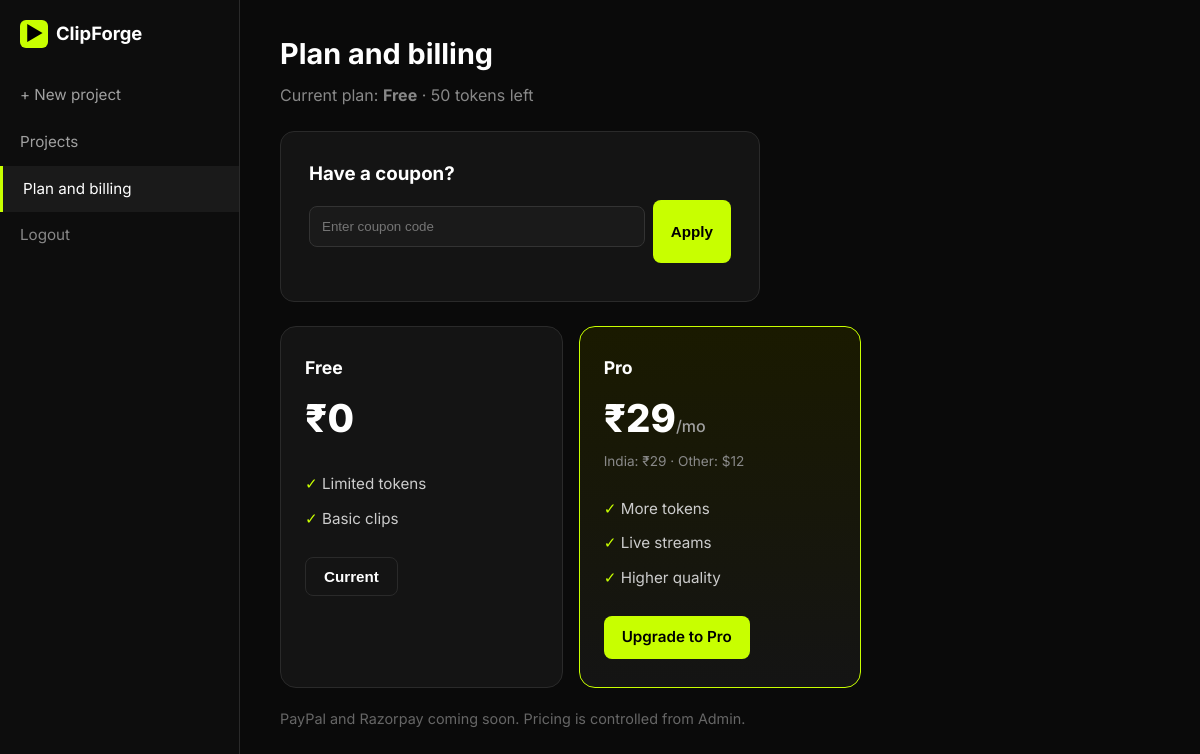
Before: /billing (signed in) with the older database file.
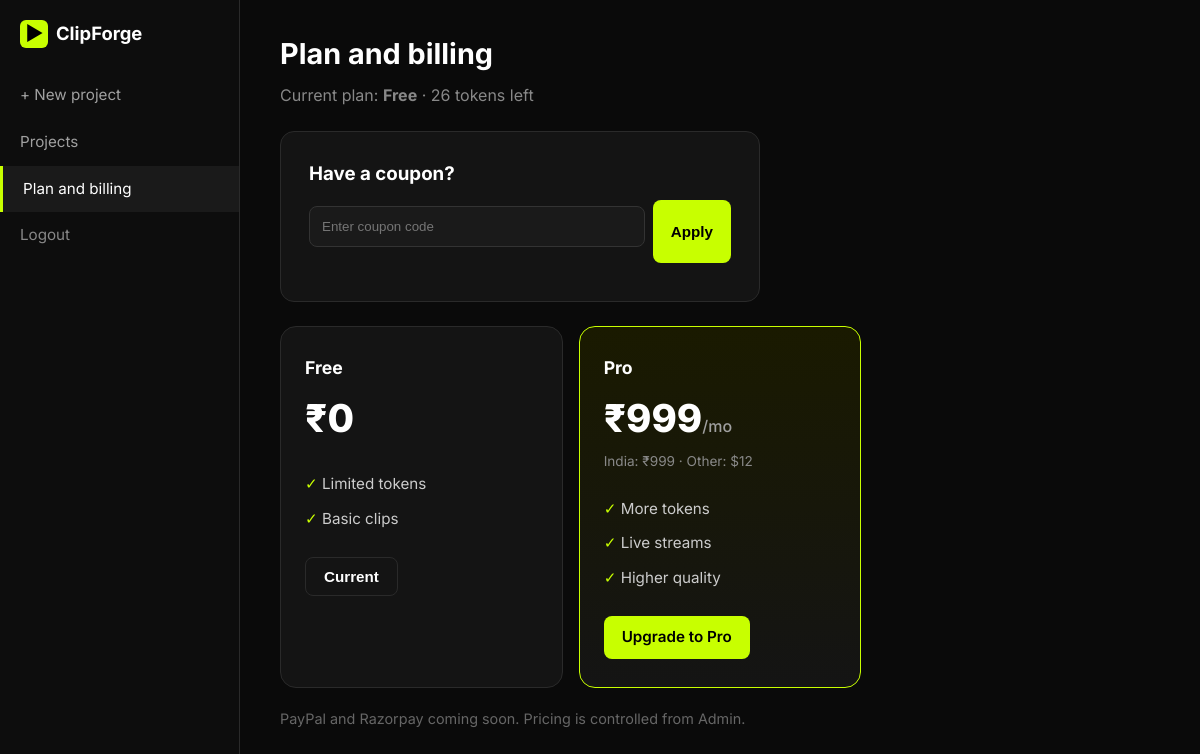
After: the same page with the newer database file.
### tables this page shows
CREATE TABLE users (
            id INTEGER PRIMARY KEY AUTOINCREMENT,
            email TEXT UNIQUE NOT NULL,
            google_id TEXT UNIQUE,
            name TEXT,
            picture TEXT,
            plan TEXT DEFAULT 'free',
            tokens INTEGER DEFAULT 50,
            tokens_used INTEGER DEFAULT 0,
            created_at TEXT NOT NULL,
            last_login TEXT
        );

CREATE TABLE settings (
            key TEXT PRIMARY KEY,
            value TEXT
        );

### app/main.py (the view)
@app.get("/billing", response_class=HTMLResponse)
async def billing(request: Request):
    user = get_current_user(request)
    if not user:
        return RedirectResponse("/login")
    settings = get_all_settings()
    return templates.TemplateResponse("billing.html", {"request": request, "user": user, "settings": settings})

### templates/billing.html (shortened to what this page needs)
<!DOCTYPE html>
<html lang="en">
<head>
  <link rel="stylesheet" href="/static/style.css">
</head>
<body>
  <div class="dash-layout">
    <aside class="sidebar">
      <div class="sidebar-logo"><a href="/" class="logo" style="text-decoration:none;color:inherit;"><div class="logo-icon">▶</div> ClipForge</a></div>
      <nav class="side-nav">
        <a href="/dashboard">+ New project</a>
        <a href="/clips">Projects</a>
        <a href="/billing" class="active">Plan and billing</a>
      <a href="/logout" style="color:#888;">Logout</a>
      </nav>
    </aside>
    <main class="main-content">
      <h1 style="font-size:1.8rem;margin-bottom:8px;">Plan and billing</h1>
      <p style="color:#888;margin-bottom:24px;">Current plan: <strong>Free</strong> · {{ user.tokens }} tokens left</p>
      <div class="admin-card" style="max-width:480px;margin-bottom:24px;">
        <h3 style="margin-bottom:12px;">Have a coupon?</h3>
        <form id="couponForm" style="display:flex;gap:8px;">
          <input type="text" id="couponCode" placeholder="Enter coupon code" style="flex:1;padding:12px;background:#1a1a1a;border:1px solid #333;border-radius:8px;color:white;">
          <button type="button" class="btn-lime" onclick="applyCoupon()">Apply</button>
        </form>
      </div>
      <div class="pricing-grid">
        <div class="price-card">
          <h3>Free</h3>
          <div class="price">₹0</div>
          <ul><li>Limited tokens</li><li>Basic clips</li></ul>
          <button class="btn-outline" disabled>Current</button>
        </div>
        <div class="price-card featured">
          <h3>Pro</h3>
          <div class="price" id="priceDisplay">₹{{ settings.pricing_pro_monthly or 999 }}<span>/mo</span></div>
          <p style="font-size:0.85rem;color:#888;margin-top:4px;">India: ₹{{ settings.pricing_pro_monthly or 999 }} · Other: ${{ settings.pricing_pro_monthly_usd or 12 }}</p>
          <ul><li>More tokens</li><li>Live streams</li><li>Higher quality</li></ul>
          <a href="#" class="btn-lime">Upgrade to Pro</a>
        </div>
      </div>
      <p style="color:#666;margin-top:20px;font-size:0.9rem;">PayPal and Razorpay coming soon. Pricing is controlled from Admin.</p>
    </main>
  </div>
</body>
</html>

Changed rows visible on the page:
no longer on this page (row edited): settings: value "29"
no longer on this page (row edited): settings: value "12"
changed users: tokens "50" → "26"
Other visible differences:
{{ settings.pricing_pro_monthly or 999 }}: (not shown) → "999"
{{ settings.pricing_pro_monthly_usd or 12 }}: (not shown) → "12"
